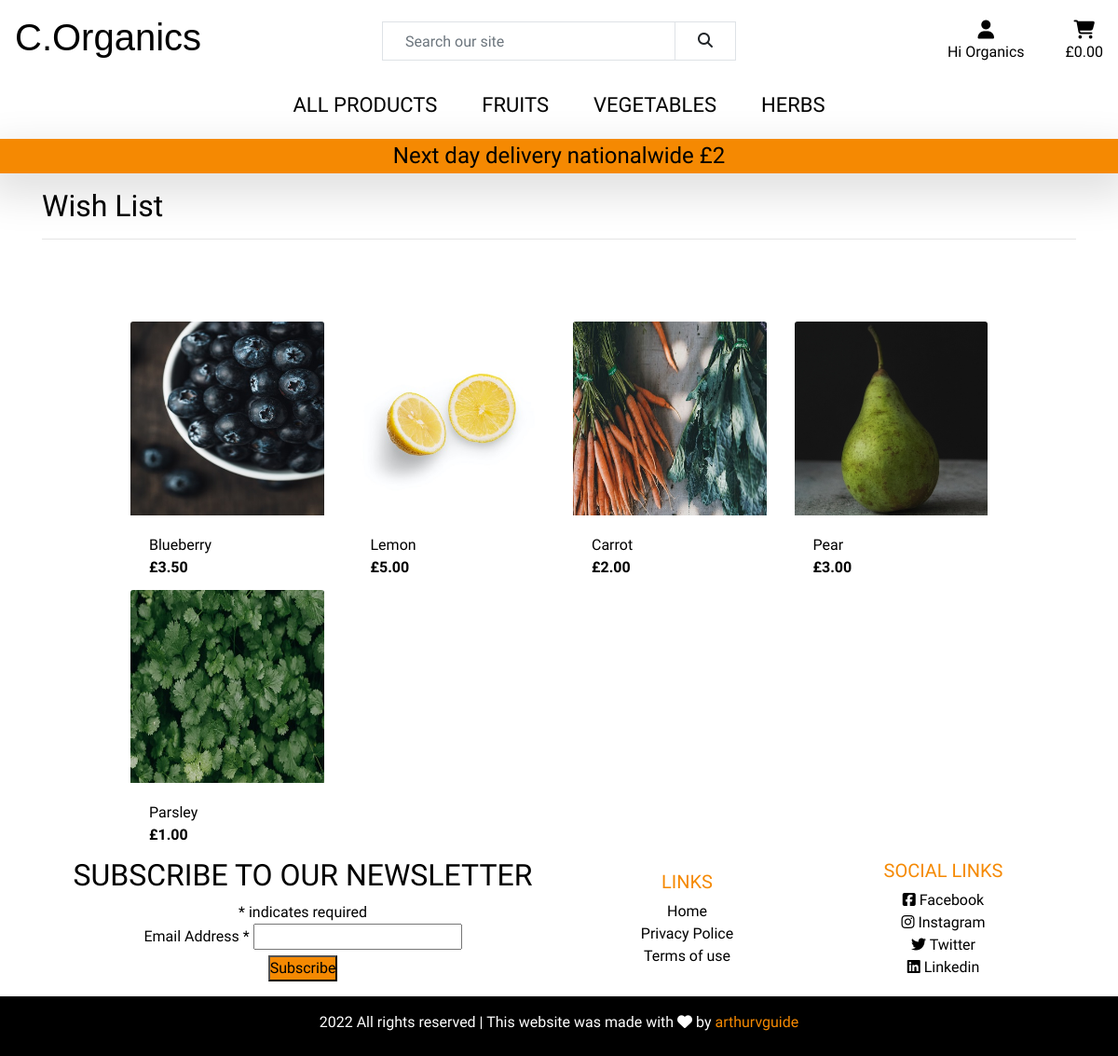
The page /profiles/wishlist (signed in) on the database as committed earlier.
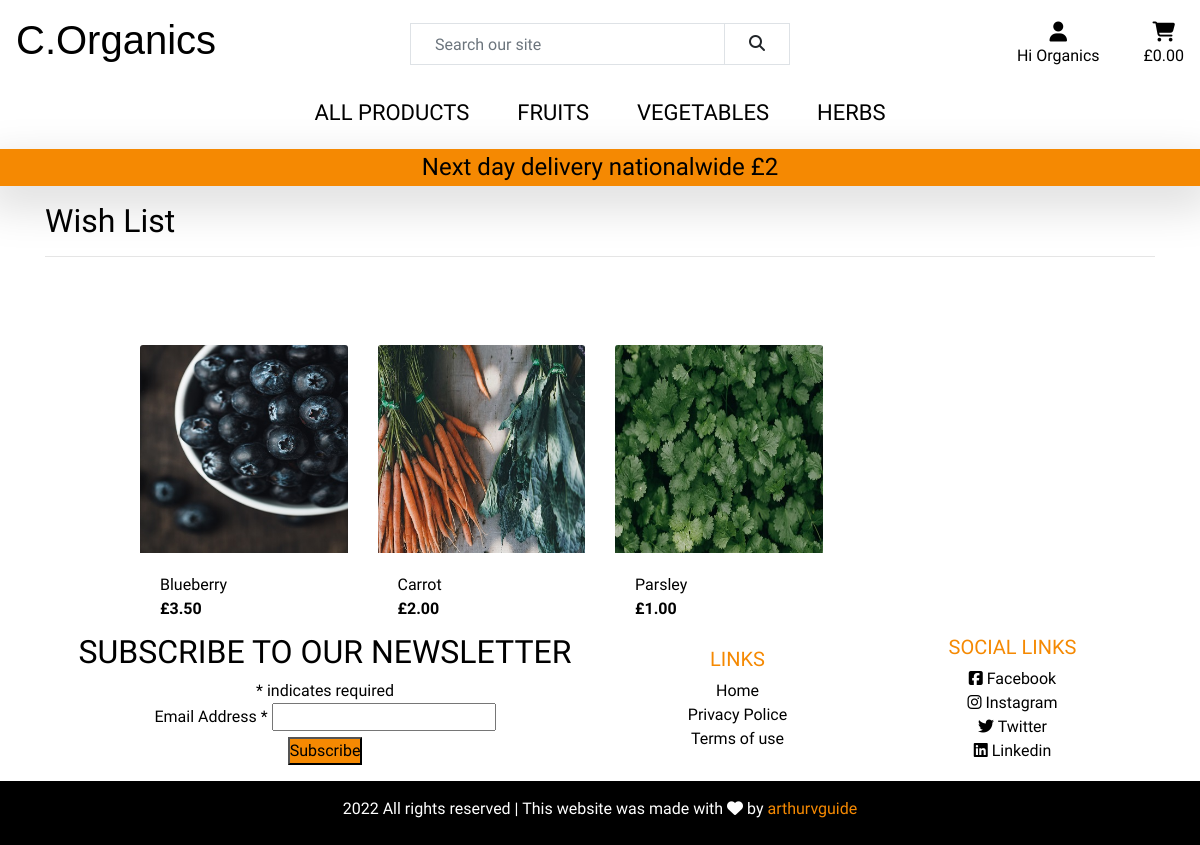
The same page on the database as committed later.
### profiles/models.py (models this page shows)
class WishList(models.Model):
    user = models.ForeignKey(UserProfile, on_delete=models.CASCADE)
    product = models.ForeignKey(Product, on_delete=models.CASCADE)

### products/models.py (models this page shows, shortened)
class Product(models.Model):
    category = models.ForeignKey('Category', null=True, blank=True,
                                 on_delete=models.SET_NULL)
    name = models.CharField(max_length=254)
    description = models.TextField()
    created = models.DateTimeField(auto_now_add=True)
    updated = models.DateTimeField(auto_now=True)
    price = models.DecimalField(max_digits=6, decimal_places=2)
    image_url = models.URLField(max_length=1024, null=True, blank=True)
    image = models.ImageField(null=True, blank=True)

### profiles/views.py (the view)
# urls.py: path('wishlist', views.wishlist, name='wishlist'),
@login_required
def wishlist(request):
    current_user = UserProfile.objects.filter(user=request.user).first()
    wishlist = WishList.objects.filter(user=current_user).order_by('-id')
    context = {
        'wishlist': wishlist
    }
    return render(request, 'profiles/wishlist.html', context)

### bag/contexts.py (called while the page is built, shortened)
def bag_contents(request):
    bag_items = []
    total = 0
    product_count = 0
    delivery = 2
    bag = request.session.get('bag', {})
    final_total = delivery + total
    context = {
        'bag_items': bag_items,
        'total': total,
        'product_count': product_count,
        'delivery': delivery,
        'final_total': final_total,
    }
    return context

### profiles/templates/profiles/wishlist.html
{% extends "base.html" %}
{% load static %}
{% block extra_css %}
<link rel="stylesheet" href="{% static 'checkout/css/checkout.css' %}">
{% endblock %}
{% block content %}
<div class="container">
    <div class="row align-items-center  mt-3 mb-4">
        <div class="col-12">
            <h2 class="logo-font">Wish List</h2>
            <hr>
        </div>
    </div>
    <div class="row">
        <div class="col-10 offset-1">
            <div class="row mt-5">
                {% for item in wishlist %}
                <div class="col-sm-6 col-md-6 col-lg-4 col-xl-3">
                    <div class="card h-100 border-0">
                        {% if item.product.image %}
                        <a href="{% url 'product_detail' item.product.id %}">
                            <img class="card-img-top img-fluid" src="{{ item.product.image.url }}" alt="{{ item.product.name }}">
                        </a>
                        {% else %}
                        <a href="{% url 'product_detail' item.product.id %}">
                            <img class="card-img-top img-fluid" src="/media/no-image.png" alt="{{ item.product.name }}">
                        </a>
                        {% endif %}
                        <div class="card-body pb-0">
                            <p class="mb-0">{{ item.product.name }}</p>
                        </div>
                        <div class="card-footer bg-white pt-0 border-0 text-left">
                            <div class="row">
                                <div class="col">
                                    <p class="mb-0 text-left font-weight-bold">£{{ item.product.price }}</p>
                                </div>
                            </div>
                        </div>
                    </div>
                </div>
                {% endfor %}
            </div>
        </div>
    </div>
</div>
{% endblock %}

### templates/base.html (shortened to what this page needs)
{% load static %}
<!doctype html>
<html lang="en">
<head>
  {% block corecss %}
  <link rel="stylesheet" href="https://stackpath.bootstrapcdn.com/bootstrap/4.4.1/css/bootstrap.min.css"
>
  <link rel="stylesheet" href="{% static 'css/style.css' %}">
  <link href="//cdn-images.mailchimp.com/embedcode/classic-10_7_dtp.css" rel="stylesheet" type="text/css">
  {% endblock %}
  {% block extra_css %}
  {% endblock %}
</head>
<body class="d-flex flex-column min-vh-100">
  <header>
    <div id="topnav" class="row pt-lg-2">
      <div class="col-12 col-md-6  col-lg-4 my-auto py-1 py-lg-0 text-center text-lg-left logo">
        <a href="{% url 'home' %}" class="nav-link "><h1>C.Organics</h1></a>
      </div>
      <div class="col-12 col-lg-4 my-auto py-1 py-lg-0 d-none d-lg-block">
        <form method="GET" action="{% url 'products' %}">
          <div class="input-group w-100">
            <input class="form-control border border-black rounded-0" type="text" name="q"
              placeholder="Search our site">
            <div class="input-group-append">
              <button class="form-control btn  border border-black rounded-0" type="submit">
                <span class="icon">
                  <i class="fas fa-search"></i>
                </span>
              </button>
            </div>
          </div>
        </form>
      </div>
      <div class="col-12 col-md-6 col-lg-4 my-auto py-1 py-lg-0 d-none d-md-block">
        <ul class="list-inline list-unstyled text-center text-lg-right my-0">
          <li class="list-inline-item dropdown">
            <a class="text-black nav-link" href="#" id="user-options" data-toggle="dropdown" aria-haspopup="true"
              aria-expanded="false">
              <div class="text-center">
                <div><i class="fas fa-user fa-lg"></i></div>
                {% if request.user.is_authenticated %}
                <p class="my-0">Hi {{ user.username }}</p>
                {% else %}
                <p class="my-0">My Account</p>
                {% endif %}
              </div>
            </a>
          </li>
          <li class="list-inline-item">
            <a class=" nav-link" href="{% url 'bag' %}">
              <div class="text-center">
                <div><i class="fa-solid fa-cart-shopping fa-lg"></i></div>
                <p class="my-0">
                  {% if total %}
                  £{{ total|floatformat:2 }}
                  {% else %}
                  £0.00
                  {% endif %}
                </p>
              </div>
            </a>
          </li>
        </ul>
      </div>
    </div>
    <nav class="navbar navbar-expand-md sub-menu">
      <div class="container">
        <div class="collapse navbar-collapse text-uppercase" id="navbar">
          <ul class="navbar-nav mx-auto">
            <li class="nav-item">
              <a class="nav-link" href="{% url 'products' %}" role="button" aria-haspopup="true" aria-expanded="false">
                All Products
              </a>
            </li>
            <li class="nav-item">
              <a class="nav-link" href="{% url 'products' %}?category=Fruits" aria-haspopup="true" role="button"
                aria-expanded="false">
                Fruits
              </a>
            </li>
            <li class="nav-item">
              <a class="nav-link" href="{% url 'products' %}?category=Vegetables" role="button" aria-haspopup="true"
                aria-expanded="false">
                Vegetables
              </a>
            </li>
            <li class="nav-item">
              <a class="nav-link" href="{% url 'products' %}?category=Herbs" role="button" aria-haspopup="true"
                aria-expanded="false">
                Herbs
              </a>
            </li>
          </ul>
        </div>
      </div>
    </nav>
  </header>
  <section>
    <div class="row mt-3 mt-md-1 text-center ">
      <div class="col delivery-banner shadow-lg">
        <h4 class="logo-font my-1"> Next day delivery nationalwide £2</h4>
      </div>
    </div>
  </section>
  <main class="flex-shrink-0">
    {% block content %}{% endblock content %}
  </main>
  <footer class="mt-auto">
    <div class="row align-items-center text-center footer">
      <div class="col-md-6 mt-md-0 mt-3">
        <div class="newsletter">
          <div id="mc_embed_signup">
            <form
              action="https://gmail.us18.list-manage.com/subscribe/post?u=0cd147e97320fc91cfdaadc23&amp;id=780935124a"
              method="post" id="mc-embedded-subscribe-form" name="mc-embedded-subscribe-form" class="validate"
              target="_blank" novalidate>
              <div id="mc_embed_signup_scroll">
                <h2>SUBSCRIBE TO OUR NEWSLETTER</h2>
                <div class="indicates-required"><span class="asterisk">*</span> indicates required</div>
                <div class="mc-field-group">
                  <label for="mce-EMAIL">Email Address <span class="asterisk">*</span>
                  </label>
                  <input type="email" value="" name="EMAIL" class="required email" id="mce-EMAIL">
                </div>
                <div class="optionalParent">
                  <div class="clear foot">
                    <input type="submit" value="Subscribe" name="subscribe" id="mc-embedded-subscribe" class="button"
                      style="background-color: #f58902;">
                  </div>
                </div>
              </div>
            </form>
          </div>
        </div>
      </div>
      <div class="col-md-3 mb-md-0 mb-3  links">
        <h5 class="text-uppercase">Links</h5>
        <ul class="list-unstyled">
          <li>
            <a href="{% url 'home' %}">Home</a>
          </li>
          <li>
            <a href="{% url 'privacy_notice' %}" rel="noopener" target="_blank">Privacy Police</a>
          </li>
          <li>
            <a href="{% url 'terms_of_use' %}" rel="noopener" target="_blank">Terms of use</a>
          </li>
        </ul>
      </div>
      <div class="col-md-3 mb-md-0 mb-3  links">
        <h5 class="text-uppercase"> Social Links</h5>
        <ul class="list-unstyled">
          <li>
            <a href="https://www.facebook.com/" rel="noopener" target="_blank" aria-label="Visit our facebook page"><i
                class="fa-brands fa-facebook-square"></i>
              Facebook
            </a>
          </li>
          <li>
            <a href="https://www.instagram.com/" rel="noopener" target="_blank" aria-label="Visit our instagram page"><i
                class="fa-brands fa-instagram"></i>
              Instagram
            </a>
          </li>
          <li>
            <a href="https://twitter.com/?lang=en" rel="noopener" target="_blank" aria-label="Visit our Twitter page"><i
                class="fa-brands fa-twitter"></i>
              Twitter
            </a>
          </li>
          <li>
            <a href="https://linkedin.com/?lang=en" rel="noopener" target="_blank"
              aria-label="Visit our Linkedin page"><i class="fa-brands fa-linkedin"></i>
              Linkedin
            </a>
          </li>
        </ul>
      </div>
    </div>
    <div class="row mt-3 pt-2 copyright ">
      <div class="col-md-12 text-center">
        <p class=" p-2"> 2022 All rights reserved | This website was made with <i class="fas fa-heart"></i> by <a
              href="https://github.com/arthurvguide" rel="noopener" target="_blank"
              aria-label="Developer github page">arthurvguide</a>
        </p>
      </div>
    </div>
  </footer>
</body>
</html>

### static/css/style.css (style rules this page uses)
* { margin: 0; padding: 0px; box-sizing: border-box; }
html { max-width: 100%; height: 100%; overflow-x: hidden; }
body { font-family: 'K2D', sans-serif; overflow-x: hidden; color: #000; }
a { color:#000; }
ul { list-style-type: none; margin: 0; padding: 0; }
.form-control { height: calc(2.5rem + 2px); padding: 0.5rem 1.5rem; font-size: 1rem; line-height: 1.5; border-radius: 0.3rem; }
.navbar { padding: 1rem; }
.sub-menu { position: relative; z-index: 2; padding: 0 1rem; font-size: 22px; }
.logo { font-family: 'Alegreya Sans', sans-serif; }
.delivery-banner { background-color: #f58902; max-width: 100%; }
.copyright { background-color: #000; color: #fff; }
.copyright a { color: #f58902; }
.links h5 { color: #f58902; }
@media (min-width: 768px) { .sub-menu { padding: 0 1rem; } }
@media (min-width: 768px) { .sub-menu.navbar-expand-md .navbar-nav .nav-link { padding: 1rem 1.5rem; } }
@media (min-width: 768px) { .footer { margin: 0px 50px 0px 50px; } }

Rows that differ between the two databases and show on the page:
removed WishList: product.image (picture), product.name "Lemon", product.price "5.00"
removed WishList: product.image (picture), product.name "Pear", product.price "3.00"
